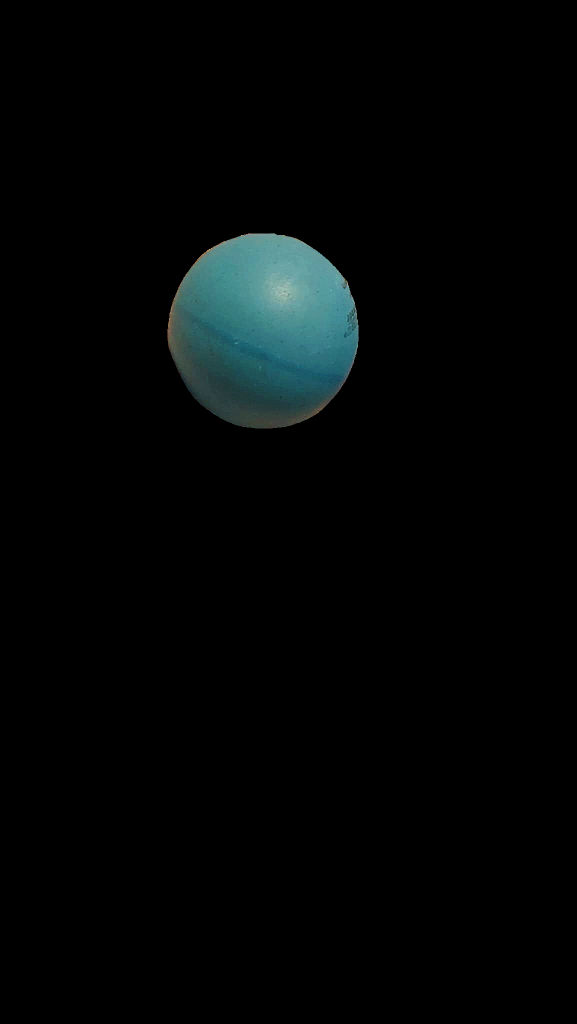
#> input picture BallDetection/balltemplate.png, 1153 x 2048 px (shown at 1/2 size)
$ python test5.py
#> lines starting #> are read from the running program, lines starting #| are printed output that depends on the picture
import cv2
import numpy as np

# Load the video capture device (i.e., the webcam)
cap = cv2.VideoCapture(0)

# Define the template for the ball
template = cv2.imread("balltemplate.png", cv2.IMREAD_GRAYSCALE)
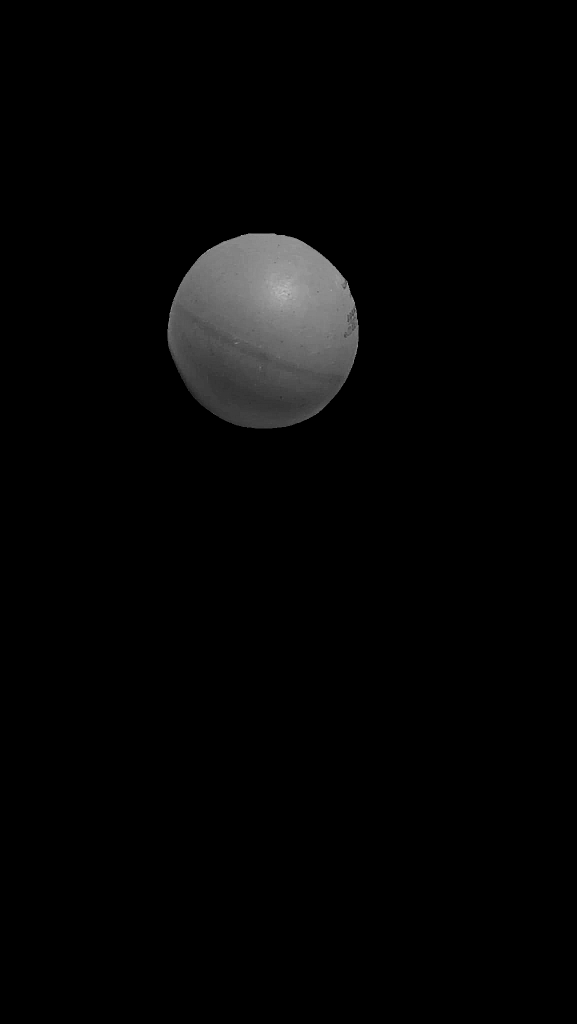
#> template: shape (2048, 1153) (shown at 1/2 size); min 0, max 255, mean 5.1

# Define the size of the ball in the template
template_size = (template.shape[1], template.shape[0])
#> template_size = (1153, 2048)

# Define the maximum size of the ball in the frame
max_size = (300, 300)

# Define the scale factor
scale_factor = 1.05

# Define the search region for the ball
search_region = (100, 100, 400, 400)

# Create a template scaled up to the maximum size
max_template = cv2.resize(template, max_size, interpolation=cv2.INTER_CUBIC)
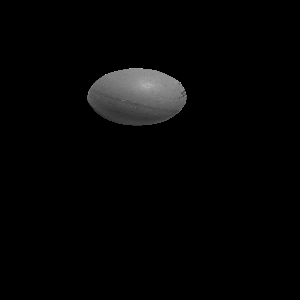
#> max_template: shape (300, 300); min 0, max 185, mean 5.1

while True:
    # Capture a frame from the webcam
    ret, frame = cap.read()
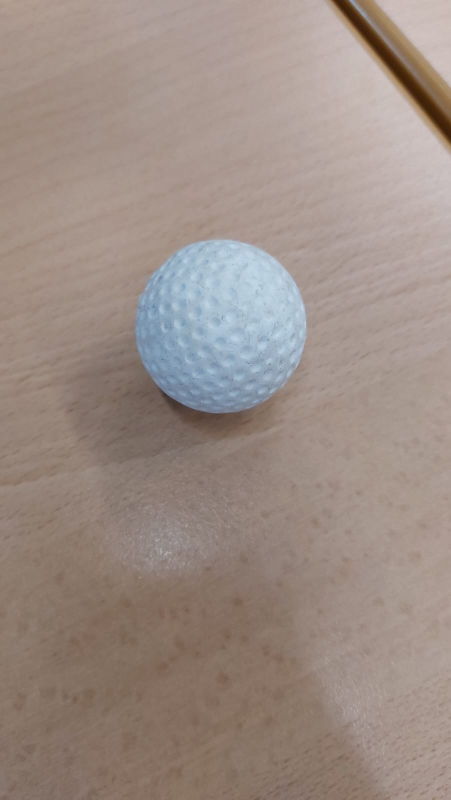
#> input picture BallDetection/test.jpg, 901 x 1600 px, given in place of the camera (shown at 1/2 size)
#> frame is the input picture: shape (1600, 901, 3); mean B, G, R 133.2, 141.1, 156

    # Resize the template to match the scale of the frame
    scale_percent = (search_region[2] / template_size[0]) * 100
#> scale_percent = 34.69
    resize_width = int(template_size[0] * scale_percent / 100)
#> resize_width = 400
    resize_height = int(template_size[1] * scale_percent / 100)
#> resize_height = 710
    template_resized = cv2.resize(template, (resize_width, resize_height))
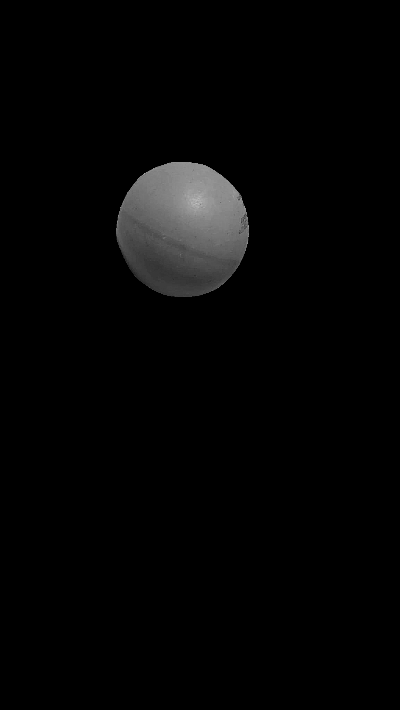
#> template_resized: shape (710, 400); min 0, max 194, mean 5.1

    # Convert the resized template to CV_8U
    resized_template_8u = np.uint8(template_resized)

    # Define the search region in the frame
    search_region_frame = frame[search_region[1]:search_region[1] + search_region[3], search_region[0]:search_region[0] + search_region[2]]
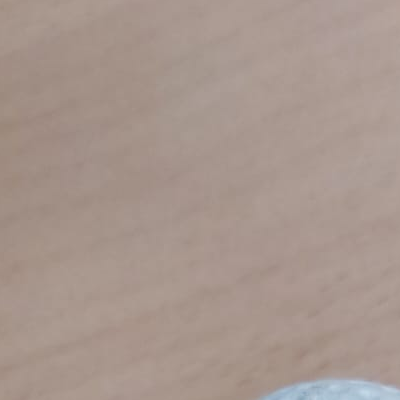
#> search_region_frame: shape (400, 400, 3); mean B, G, R 142.1, 150.5, 167.6

    # Resize the search region to match the scale of the template
    search_region_resized = cv2.resize(search_region_frame, template_size, interpolation=cv2.INTER_AREA)
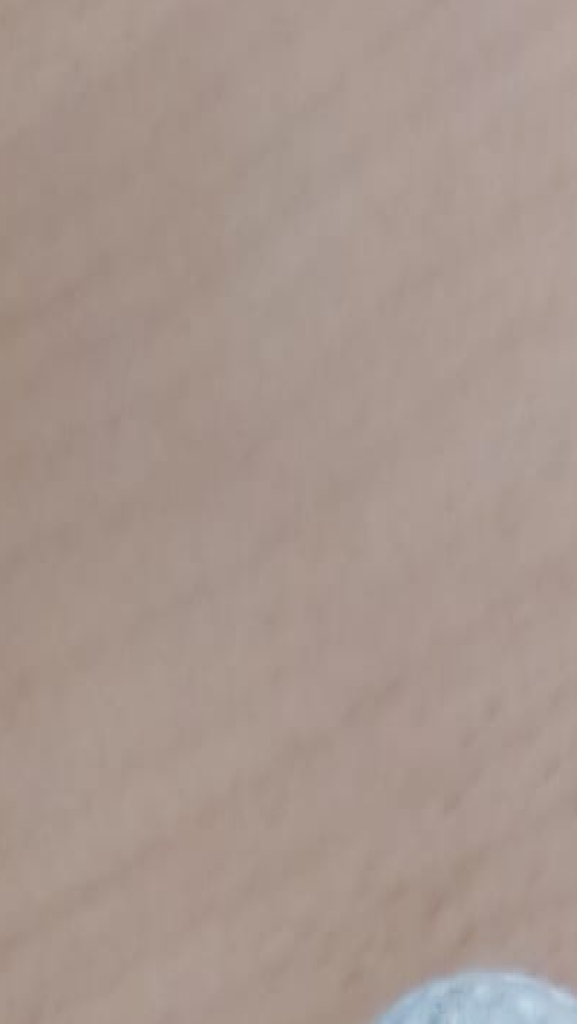
#> search_region_resized: shape (2048, 1153, 3) (shown at 1/2 size); mean B, G, R 142.1, 150.5, 167.6

    # Binary threshold the search region
    ret, search_region_resized = cv2.threshold(search_region_resized, 1, 255, cv2.THRESH_BINARY_INV)
#> search_region_resized: shape (2048, 1153, 3); every value is 0

    # Perform template matching
#> (the run stopped early here; a loop or call above may not have finished)
